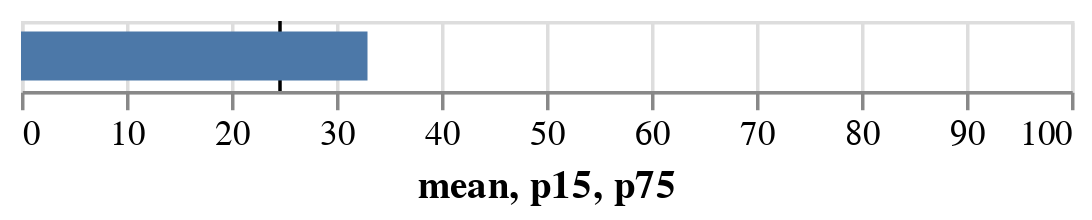

The notebook cell this image was saved under:
### Code cell
(render-mime "application/vnd.vegalite.v3+json" 
             {
                  :$schema "https://vega.github.io/schema/vega-lite/v5.json",              
                  :data {:values [psi-stats]}      
                  :layer [
                    {:mark {:type "rule"}
                     :encoding {
                        :x {:field :mean, :type "quantitative" :scale {:domain [0 100]}} :title nil}
                     }
                     {:mark {:type "bar", :size 14},
                      :encoding {
                        :x {:field :p15, :type "quantitative"},
                        :x2 {:field :p75},
                        :color {:field :measurement, :type "nominal" :legend nil}
                      }
                    }
                    
                    
               ]


    } )

### Figure 1 — Vega-Lite specification as saved in the notebook (floating-point values rounded to 4 significant figures)
{"$schema": "https://vega.github.io/schema/vega-lite/v5.json", "data": {"values": [{"mean": 24.67, "measurement": "psi", "p15": 0, "p50": 16, "p75": 33}]}, "layer": [{"encoding": {"title": null, "x": {"field": "mean", "scale": {"domain": [0, 100]}, "type": "quantitative"}}, "mark": {"type": "rule"}}, {"encoding": {"color": {"field": "measurement", "legend": null, "type": "nominal"}, "x": {"field": "p15", "type": "quantitative"}, "x2": {"field": "p75"}}, "mark": {"size": 14, "type": "bar"}}]}
